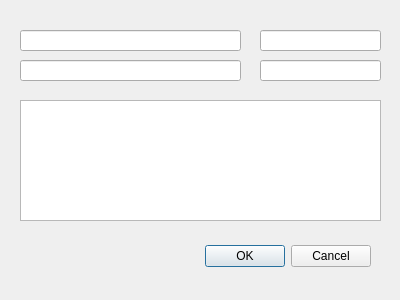
<?xml version="1.0" encoding="UTF-8"?>
<ui version="4.0">
 <class>AddMailDialog</class>
 <widget class="QDialog" name="AddMailDialog">
  <property name="geometry">
   <rect>
    <x>0</x>
    <y>0</y>
    <width>400</width>
    <height>300</height>
   </rect>
  </property>
  <property name="windowTitle">
   <string>Dialog</string>
  </property>
  <widget class="QDialogButtonBox" name="buttonBox">
   <property name="geometry">
    <rect>
     <x>30</x>
     <y>240</y>
     <width>341</width>
     <height>32</height>
    </rect>
   </property>
   <property name="orientation">
    <enum>Qt::Horizontal</enum>
   </property>
   <property name="standardButtons">
    <set>QDialogButtonBox::Cancel|QDialogButtonBox::Ok</set>
   </property>
  </widget>
  <widget class="QLineEdit" name="lineEdit">
   <property name="geometry">
    <rect>
     <x>20</x>
     <y>30</y>
     <width>221</width>
     <height>21</height>
    </rect>
   </property>
  </widget>
  <widget class="QLineEdit" name="lineEdit_2">
   <property name="geometry">
    <rect>
     <x>20</x>
     <y>60</y>
     <width>221</width>
     <height>21</height>
    </rect>
   </property>
  </widget>
  <widget class="QLineEdit" name="lineEdit_3">
   <property name="geometry">
    <rect>
     <x>260</x>
     <y>30</y>
     <width>121</width>
     <height>21</height>
    </rect>
   </property>
  </widget>
  <widget class="QLineEdit" name="lineEdit_4">
   <property name="geometry">
    <rect>
     <x>260</x>
     <y>60</y>
     <width>121</width>
     <height>21</height>
    </rect>
   </property>
  </widget>
  <widget class="QTextEdit" name="textEdit">
   <property name="geometry">
    <rect>
     <x>20</x>
     <y>100</y>
     <width>361</width>
     <height>121</height>
    </rect>
   </property>
  </widget>
 </widget>
 <resources/>
 <connections>
  <connection>
   <sender>buttonBox</sender>
   <signal>accepted()</signal>
   <receiver>AddMailDialog</receiver>
   <slot>accept()</slot>
   <hints>
    <hint type="sourcelabel">
     <x>248</x>
     <y>254</y>
    </hint>
    <hint type="destinationlabel">
     <x>157</x>
     <y>274</y>
    </hint>
   </hints>
  </connection>
  <connection>
   <sender>buttonBox</sender>
   <signal>rejected()</signal>
   <receiver>AddMailDialog</receiver>
   <slot>reject()</slot>
   <hints>
    <hint type="sourcelabel">
     <x>316</x>
     <y>260</y>
    </hint>
    <hint type="destinationlabel">
     <x>286</x>
     <y>274</y>
    </hint>
   </hints>
  </connection>
 </connections>
</ui>
